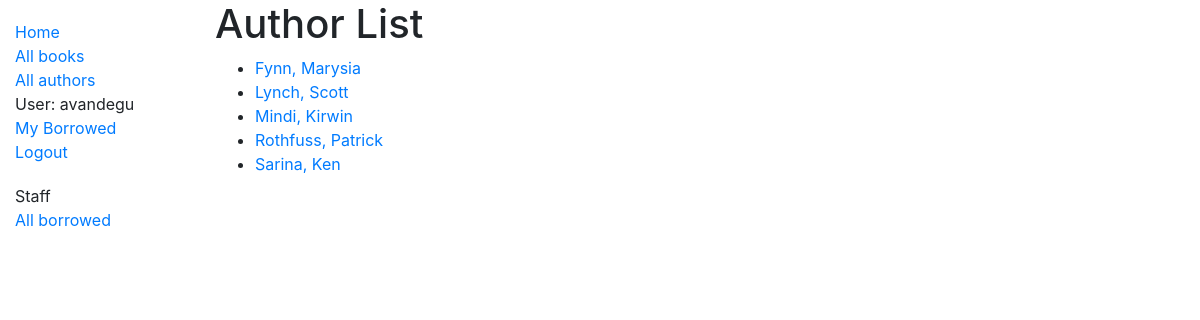
The app's page /catalog/authors/ (signed in) with its own data.
### catalog/models.py (models this page shows, shortened)
class Author(models.Model):
    first_name = models.CharField(max_length=100)
    last_name = models.CharField(max_length=100)
    date_of_birth = models.DateField(null=True, blank=True)
    date_of_death = models.DateField('Died', null=True, blank=True)
    class Meta:
        ordering = ['last_name', 'first_name']
    def get_absolute_url(self):
        return reverse('author-detail', args=[str(self.id)])

### catalog/views.py (the view)
# urls.py: path('authors/', views.AuthorListView.as_view(), name='authors'),
class AuthorListView(generic.ListView):
    model = Author
    paginate_by = 10

### catalog/templates/catalog/author_list.html
{% extends "base_generic.html" %}
{% block content %}
  <h1>Author List</h1>
  {% if author_list %}
  <ul>
    {% for author in author_list %}
      <li>
          <a href="{{ author.get_absolute_url }}">{{ author.last_name }}, {{ author.first_name }}</a>
      </li>
    {% endfor %}
  </ul>
  {% else %}
    <p>These are not the authors you are looking for.</p>
  {% endif %}
{% endblock %}

### catalog/templates/base_generic.html (shortened to what this page needs)
<!DOCTYPE html>
<html lang="en">
<head>
  <link rel="stylesheet" href="https://stackpath.bootstrapcdn.com/bootstrap/4.1.3/css/bootstrap.min.css">
  {% load static %}
  <link rel="stylesheet" href="{% static 'css/styles.css' %}">
</head>
<body>
  <div class="container-fluid">
    <div class="row">
      <div class="col-sm-2">
      {% block sidebar %}
        <ul class="sidebar-nav">
          <li><a href="{% url 'index' %}">Home</a></li>
          <li><a href="{% url 'books' %}">All books</a></li>
          <li><a href="{% url 'authors'  %}">All authors</a></li>
          {% if user.is_authenticated %}
            <li>User: {{ user.get_username }}</li>
            <li><a href="{% url 'my-borrowed' %}">My Borrowed</a></li>
            <li><a href="{% url 'logout'%}?next={{request.path}}">Logout</a></li>
          {% else %}
            <li><a href="{% url 'login'%}?next={{request.path}}">Login</a></li>
          {% endif %}
        </ul>
          {% if perms.catalog.can_mark_returned %}
           <ul class="sidebar-nav">
            <li>Staff</li>
            <li><a href="{% url 'all-borrowed'%}">All borrowed</a></li>
           </ul>
          {% endif %}
     {% endblock %}
      </div>
      <div class="col-sm-10 ">{% block content %}{% endblock %}</div>
    </div>
  </div>
</body>
</html>

### catalog/static/css/styles.css (style rules this page uses)
.sidebar-nav { margin-top: 20px; padding: 0; list-style: none; }

### records on screen
Author: last_name "Fynn", first_name "Marysia"
Author: last_name "Lynch", first_name "Scott"
Author: last_name "Mindi", first_name "Kirwin"
Author: last_name "Rothfuss", first_name "Patrick"
Author: last_name "Sarina", first_name "Ken"

### other values on screen
{{ user.get_username }} "avandegu"
